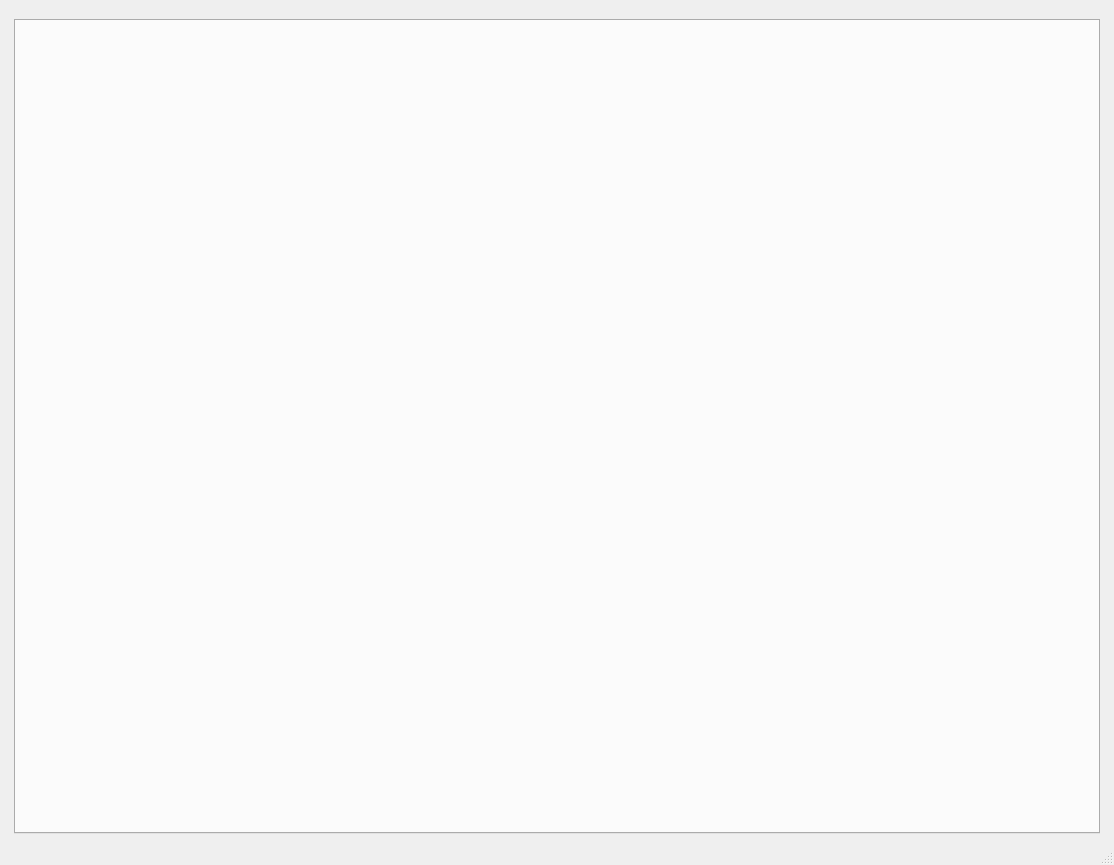
<?xml version="1.0" encoding="UTF-8"?>
<ui version="4.0">
 <class>WindowInsApplyTab</class>
 <widget class="QMainWindow" name="WindowInsApplyTab">
  <property name="geometry">
   <rect>
    <x>0</x>
    <y>0</y>
    <width>1114</width>
    <height>865</height>
   </rect>
  </property>
  <property name="windowTitle">
   <string>申報資料</string>
  </property>
  <widget class="QWidget" name="centralwidget">
   <layout class="QHBoxLayout" name="horizontalLayout">
    <item>
     <layout class="QVBoxLayout" name="verticalLayout">
      <property name="leftMargin">
       <number>5</number>
      </property>
      <property name="topMargin">
       <number>10</number>
      </property>
      <property name="rightMargin">
       <number>5</number>
      </property>
      <item>
       <widget class="QTabWidget" name="tabWidget_ins_apply"/>
      </item>
     </layout>
    </item>
   </layout>
  </widget>
  <widget class="QStatusBar" name="statusbar"/>
  <widget class="QMenuBar" name="menubar">
   <property name="geometry">
    <rect>
     <x>0</x>
     <y>0</y>
     <width>1114</width>
     <height>24</height>
    </rect>
   </property>
  </widget>
 </widget>
 <resources/>
 <connections/>
</ui>
